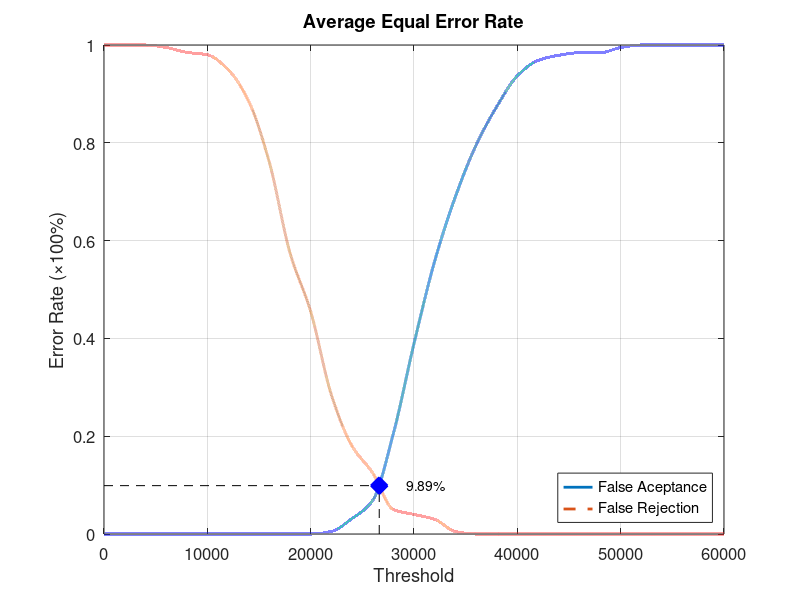
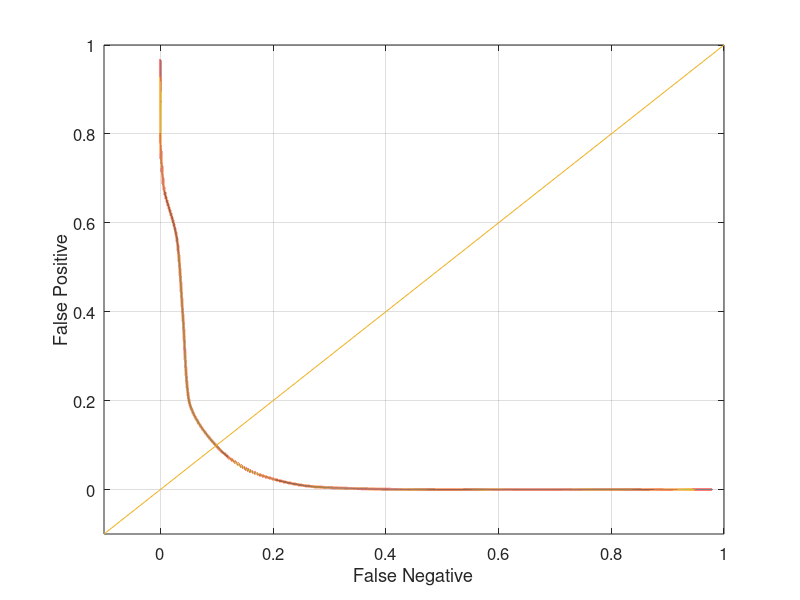

Source code (MATLAB) for these figures, in order:
function yEER = Database4_3
close all;
clear;
clc;
x = 0:2000:60000;
xq = 0:0.5:60000;

y0 = [0 0 0 0 0 0 0 0 0 0 0 0.00526316 0.0315789 0.0684211 0.205263 0.389474 0.557895 0.689474 0.794737 0.873684 0.936842 0.968421 0.978947 0.984211 0.984211 0.994737 1 1 1 1 1];
yy0 = interp1(x, y0, xq, 'pchip');
y1 = [1 1 1 0.995 0.985 0.98 0.95 0.885 0.76 0.575 0.455 0.285 0.18 0.125 0.05 0.04 0.03 0.005 0 0 0 0 0 0 0 0 0 0 0 0 0];
yy1 = interp1(x, y1, xq, 'pchip');

% Calculating EER: 
y2 = abs(y0 - y1);
find(y2 == min(y2))
yy2 = abs(yy0 - yy1);
xEER = find(yy2 == min(yy2));
xEERIndex = xq(xEER) % X-axis EER
yEER = yy0(xEER) % Y-axis EER

main = figure
plot(xq, yy0,'-','LineWidth', 2);	hold on
plot(xq, yy1,'--','LineWidth', 2);	hold on
plot([xEERIndex xEERIndex], [0 yEER], 'k--');	hold on
plot([0 xEERIndex], [yEER yEER], 'k--');	hold on
plot(xEERIndex, yEER, 'bx', 'LineWidth', 10);	hold on
text(xEERIndex + 10 * xEERIndex / 100, yEER, [num2str(round((10000 * yEER)) / 100) '%'])
legend('False Aceptance', 'False Rejection', 'Location', 'SouthEast')
xlabel('Threshold')
ylabel('Error Rate (\times100%)')
title('Average Equal Error Rate')
set(gca, 'FontSize', 12)
axis([0 60000 0 1])
grid on

print(main, 'Database4_3Main', '-dpng');
FNRxFPR = figure('Color', [1 1 1]);
plot(yy1, yy0, '-', yy1, yy0, 'LineWidth', 2);
hold on
y = -0.1:0.1:1
plot(y, y); 
set(gca, 'FontSize', 12)
xlabel('False Negative')
ylabel('False Positive')
axis([-0.1 1 -0.1 1])
set(gca, 'FontSize', 12)
grid on

print(FNRxFPR, 'Database4_3FNRxFPR','-dpng');
end
